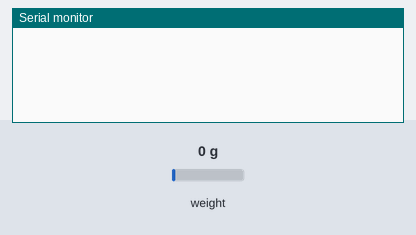
Bench run of a sketch on a simulated Arduino Uno, built with avr-gcc and run on an emulated ATmega328P. Shown: the last lines printed to the serial monitor. The inputs (shaded band) are chosen by the test bench; at power-on: weight on the scale 0 g.

Above: at 4.8 s.
4.9 s: weight on the scale set to 100 g
At 6.1 s:
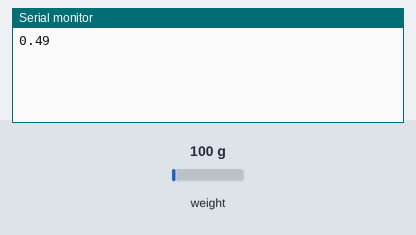
7.9 s: weight on the scale set to 1250 g
At 9.1 s:
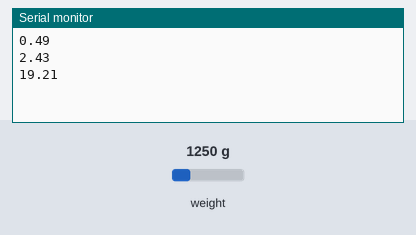
Timing chart, 0 to 10.9 s (numbered marks = the images above; inputs shaded):
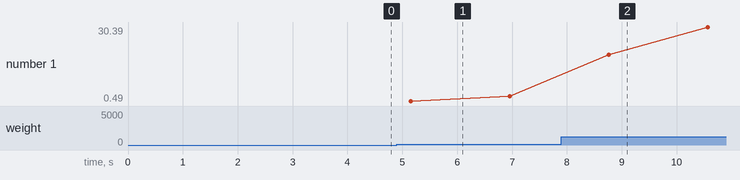

Measured:
- after the input at 4.9 s, the serial monitor: prints a new line after 0.25 s (image 1)
- after the input at 7.9 s, the serial monitor: prints a new line after 0.86 s (image 2)
- plotted number 1: 2.43 → 30.39 after the input at 7.9 s

The sketch:

loadcell_sederhana.ino
```cpp
#include <Q2HX711.h>
#include <Wire.h>

const byte hx711_data_pin = 3;    //Data pin from HX711
const byte hx711_clock_pin = 2;   //Clock pin from HX711
Q2HX711 hx711(hx711_data_pin, hx711_clock_pin); // prep hx711


long x1 = 8795297;//0L;
long x0 = 0L;
float avg_size = 15.0; // amount of averages for each mass measurement
float tara = 0;
int mode = 0;
float oz_conversion = 0.035274;

float y1 = 509.1; // calibrated mass to be added

void setup() {
  Serial.begin(9600);                 // prepare serial port
  PCICR |= (1 << PCIE0);              //enable PCMSK0 scan
  delay(2000);   //Waktu untuk menstabilkan loadcell


// tare procedure
  for (int ii=0;ii<int(avg_size);ii++){
    delay(10);
    x0+=hx711.read();
  }
  x0/=long(avg_size);
}

void loop() {
long reading = 0;
  for (int jj=0;jj<int(avg_size);jj++)
  {
    reading+=hx711.read();
  }
  reading/=long(avg_size);

// calculating mass based on calibration and linear fit
  float ratio_1 = (float) (reading-x0);
  float ratio_2 = (float) (x1-x0);
  float ratio = ratio_1/ratio_2;
  float mass = y1*ratio;

 mass -= tara;
 Serial.println(mass);
 delay(300);
}
```
